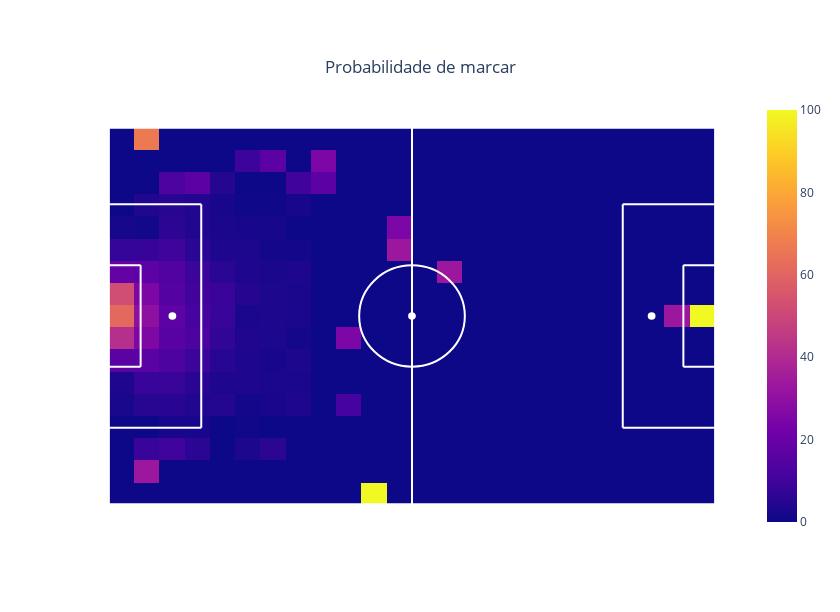

The notebook cell this image was saved under:
### Markdown cell above
Podemos observar que a maioria dos chutes parte de dentro da área adversária, o que faz sentido. Vamos plotar agora de onde saíram os chutes que de fato resultaram em gol

### Code cell
# numero de chutes por grid
nb_goals, x, y = p.prepare_heatmap(goals, "x", "y", 24, 17)

goal_proba = np.divide(nb_goals, nb_shots, out=np.zeros_like(nb_goals), where=nb_shots!=0) * 100


# plotando o heatmap
dict_info = {"Probabilidade de marcar (em %)": {"values": goal_proba, "display_type": ".1f"},
             "Fração de chutes (em %)": {"values": share_shots, "display_type": ".2f"},
             "Numero de chutes": {"values": nb_shots, "display_type": ".0f"},
             "Numero de goals": {"values": nb_goals, "display_type": ".0f"}}
fig = p.create_heatmap(x, y, goal_proba, dict_info, title_name="Probabilidade de marcar")
fig.show()

### Figure 1 — Plotly figure (JSON) as saved in the notebook; plotly's stock layout.template omitted (floating-point values rounded to 4 significant figures; data arrays with more than 128 entries replaced by an {"elided": "..."} marker saying what was removed)
{"data": [{"hoverinfo": "text", "text": {"elided": "17x24 str values"}, "type": "heatmap", "x": [2.188, 6.562, 10.94, 15.31, 19.69, 24.06, 28.44, 32.81, 37.19, 41.56, 45.94, 50.31, 54.69, 59.06, 63.44, 67.81, 72.19, 76.56, 80.94, 85.31, 89.69, 94.06, 98.44, 102.8], "y": [66, 62, 58, 54, 50, 46, 42, 38, 34, 30, 26, 22, 18, 14, 10, 6, 2], "z": {"elided": "17x24 float values"}, "zsmooth": false}], "layout": {"autosize": false, "height": 612, "plot_bgcolor": "white", "shapes": [{"line": {"color": "white", "width": 2}, "type": "line", "x0": 52.5, "x1": 52.5, "y0": 0, "y1": 68}, {"line": {"color": "white", "width": 2}, "type": "line", "x0": 0, "x1": 16, "y0": 54.16, "y1": 54.16}, {"line": {"color": "white", "width": 2}, "type": "line", "x0": 16, "x1": 16, "y0": 54.16, "y1": 13.84}, {"line": {"color": "white", "width": 2}, "type": "line", "x0": 16, "x1": 0, "y0": 13.84, "y1": 13.84}, {"line": {"color": "white", "width": 2}, "type": "line", "x0": 0, "x1": 5.5, "y0": 24.84, "y1": 24.84}, {"line": {"color": "white", "width": 2}, "type": "line", "x0": 5.5, "x1": 5.5, "y0": 24.84, "y1": 43.16}, {"line": {"color": "white", "width": 2}, "type": "line", "x0": 5.5, "x1": 0, "y0": 43.16, "y1": 43.16}, {"line": {"color": "white", "width": 2}, "type": "line", "x0": 105, "x1": 89, "y0": 54.16, "y1": 54.16}, {"line": {"color": "white", "width": 2}, "type": "line", "x0": 89, "x1": 89, "y0": 54.16, "y1": 13.84}, {"line": {"color": "white", "width": 2}, "type": "line", "x0": 89, "x1": 105, "y0": 13.84, "y1": 13.84}, {"line": {"color": "white", "width": 2}, "type": "line", "x0": 105, "x1": 99.5, "y0": 24.84, "y1": 24.84}, {"line": {"color": "white", "width": 2}, "type": "line", "x0": 99.5, "x1": 99.5, "y0": 24.84, "y1": 43.16}, {"line": {"color": "white", "width": 2}, "type": "line", "x0": 99.5, "x1": 105, "y0": 43.16, "y1": 43.16}, {"fillcolor": "white", "line": {"color": "white"}, "type": "circle", "x0": 10.5, "x1": 11.5, "xref": "x", "y0": 33.5, "y1": 34.5, "yref": "y"}, {"fillcolor": "white", "line": {"color": "white"}, "type": "circle", "x0": 93.5, "x1": 94.5, "xref": "x", "y0": 33.5, "y1": 34.5, "yref": "y"}, {"fillcolor": "white", "line": {"color": "white"}, "type": "circle", "x0": 52, "x1": 53, "xref": "x", "y0": 33.5, "y1": 34.5, "yref": "y"}, {"line": {"color": "white"}, "type": "circle", "x0": 43.35, "x1": 61.65, "xref": "x", "y0": 24.85, "y1": 43.15, "yref": "y"}, {"line": {"color": "white", "width": 2}, "type": "line", "x0": 0, "x1": 105, "y0": 0, "y1": 0}, {"line": {"color": "white", "width": 2}, "type": "line", "x0": 0, "x1": 0, "y0": 0, "y1": 68}, {"line": {"color": "white", "width": 2}, "type": "line", "x0": 0, "x1": 105, "y0": 68, "y1": 68}, {"line": {"color": "white", "width": 2}, "type": "line", "x0": 105, "x1": 105, "y0": 0, "y1": 68}, {"line": {"color": "white", "width": 2}, "type": "line", "x0": 0, "x1": -2, "y0": 30.34, "y1": 30.34}, {"line": {"color": "white", "width": 2}, "type": "line", "x0": 0, "x1": -2, "y0": 37.66, "y1": 37.66}, {"line": {"color": "white", "width": 2}, "type": "line", "x0": -2, "x1": -2, "y0": 30.34, "y1": 37.66}, {"line": {"color": "white", "width": 2}, "type": "line", "x0": 105, "x1": 107, "y0": 30.34, "y1": 30.34}, {"line": {"color": "white", "width": 2}, "type": "line", "x0": 105, "x1": 107, "y0": 37.66, "y1": 37.66}, {"line": {"color": "white", "width": 2}, "type": "line", "x0": 107, "x1": 107, "y0": 30.34, "y1": 37.66}], "title": {"text": "Probabilidade de marcar", "x": 0.5, "xanchor": "center", "y": 0.9, "yanchor": "top"}, "width": 840, "xaxis": {"range": [-5, 110], "showgrid": false, "showticklabels": false, "zeroline": false}, "yaxis": {"range": [-5, 73], "showgrid": false, "showticklabels": false, "zeroline": false}}}
